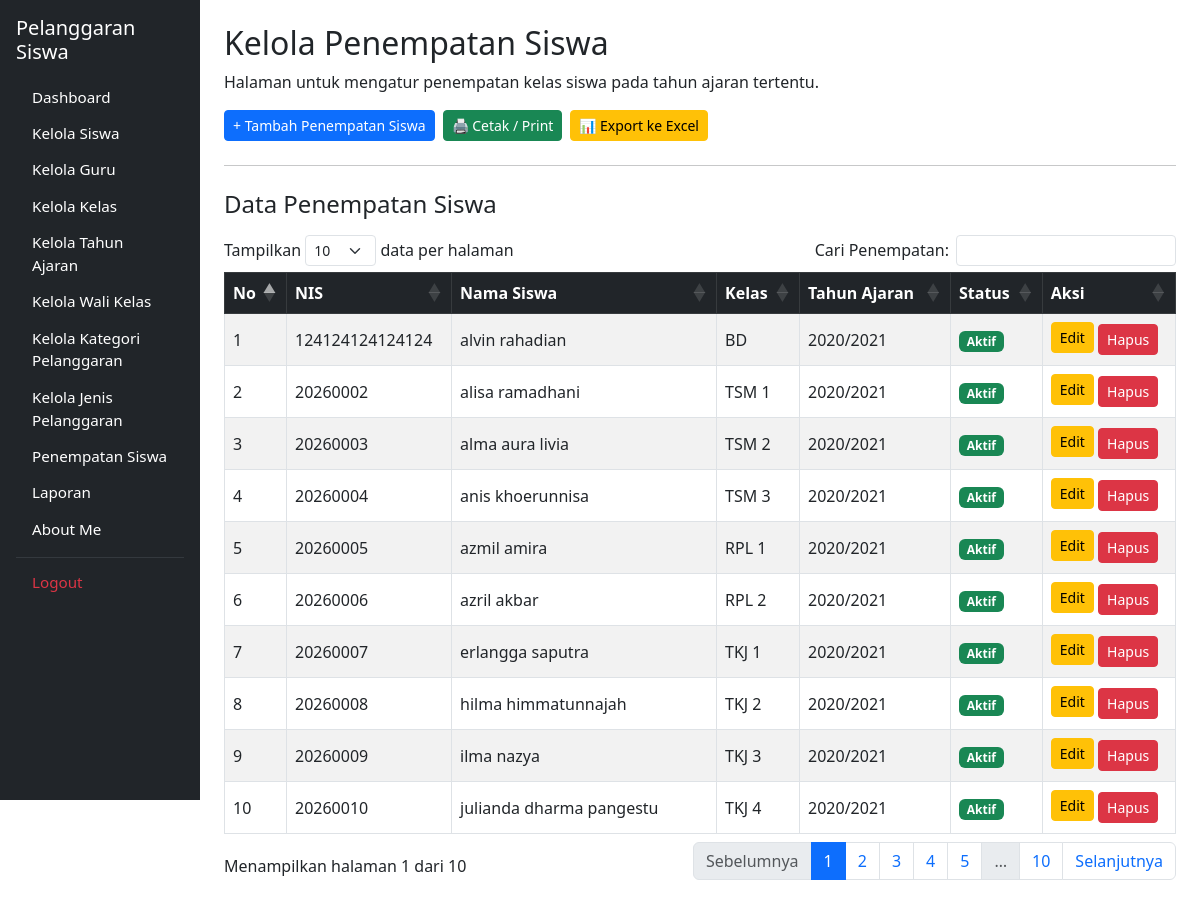
Screenshot of /penempatan_siswa.php (signed in) with the database file from the repository.
### tables this page shows
CREATE TABLE `t_kelas_siswa` (
  `id` int(11) NOT NULL,
  `siswa_id` int(11) DEFAULT NULL,
  `tahun_ajaran_id` int(11) DEFAULT NULL,
  `kelas_id` int(11) DEFAULT NULL,
  `tanggal_mulai` date NOT NULL,
  `tanggal_selesai` date NOT NULL,
  `status_aktif` tinyint(1) NOT NULL,
  `created_at` timestamp NOT NULL DEFAULT current_timestamp(),
  `updated_at` timestamp NOT NULL DEFAULT current_timestamp()
);

CREATE TABLE `t_siswa` (
  `id` int(11) NOT NULL,
  `nis` varchar(30) DEFAULT NULL,
  `nisn` varchar(20) NOT NULL,
  `nama` varchar(150) DEFAULT NULL,
  `jenis_kelamin` char(1) NOT NULL,
  `tanggal_lahir` date NOT NULL,
  `alamat` text NOT NULL,
  `status_aktif` tinyint(1) NOT NULL,
  `created_at` timestamp NOT NULL DEFAULT current_timestamp(),
  `updated_at` timestamp NOT NULL DEFAULT current_timestamp()
);

CREATE TABLE `t_kelas` (
  `id` int(11) NOT NULL,
  `nama` varchar(100) DEFAULT NULL,
  `tingkat` varchar(20) NOT NULL,
  `jurusan` varchar(100) NOT NULL,
  `status_aktif` tinyint(1) NOT NULL,
  `created_at` timestamp NOT NULL DEFAULT current_timestamp(),
  `updated_at` timestamp NOT NULL DEFAULT current_timestamp()
);

CREATE TABLE `t_tahun_ajaran` (
  `id` int(11) NOT NULL,
  `nama` varchar(20) DEFAULT NULL,
  `tanggal_mulai` date NOT NULL,
  `tanggal_selesai` date NOT NULL,
  `status_aktif` tinyint(1) NOT NULL,
  `created_at` timestamp NOT NULL DEFAULT current_timestamp(),
  `updated_at` timestamp NOT NULL DEFAULT current_timestamp()
);

### penempatan_siswa.php (the view, shortened to what this page needs)
<?php
include 'config/koneksi.php';
$sql = "
    SELECT
        ks.id,
        s.nama AS nama_siswa,
        s.nis,
        k.nama AS nama_kelas,
        ta.nama AS tahun_ajaran,
        ks.status_aktif
    FROM t_kelas_siswa ks
    LEFT JOIN t_siswa s ON ks.siswa_id = s.id
    LEFT JOIN t_kelas k ON ks.kelas_id = k.id
    LEFT JOIN t_tahun_ajaran ta ON ks.tahun_ajaran_id = ta.id
    ORDER BY ks.id ASC
";
$query = mysqli_query($koneksi, $sql);
?>
<!DOCTYPE html>
<html lang="id">
<head>
    <link href="https://cdn.jsdelivr.net/npm/bootstrap@5.3.0/dist/css/bootstrap.min.css" rel="stylesheet">
    <link rel="stylesheet" href="https://cdn.datatables.net/1.13.6/css/dataTables.bootstrap5.min.css">
</head>
<body>
<div class="container-fluid">
    <div class="row">
        <div class="col-md-3 col-lg-2 bg-dark p-3 sidebar-sticky">
            <h4 class="text-white mb-3 fs-5">
                Pelanggaran Siswa
            </h4>
            <ul class="nav nav-pills flex-column">
                <li class="nav-item">
                    <a href="dashboard.php" class="nav-link text-white">Dashboard</a>
                </li>
                <li class="nav-item">
                    <a href="kelola_siswa.php" class="nav-link text-white">Kelola Siswa</a>
                </li>
                <li class="nav-item">
                    <a href="kelola_guru.php" class="nav-link text-white">Kelola Guru</a>
                </li>
                <li class="nav-item">
                    <a href="kelola_kelas.php" class="nav-link text-white">Kelola Kelas</a>
                </li>
                <li class="nav-item">
                    <a href="kelola_tahun_ajaran.php" class="nav-link text-white">Kelola Tahun Ajaran</a>
                </li>
                <li class="nav-item">
                    <a href="kelola_wali_kelas.php" class="nav-link text-white">Kelola Wali Kelas</a>
                </li>
                <li class="nav-item">
                    <a href="kelola_kategori_pelanggaran.php" class="nav-link text-white">Kelola Kategori Pelanggaran</a>
                </li>
                <li class="nav-item">
                    <a href="kelola_jenis_pelanggaran.php" class="nav-link text-white">Kelola Jenis Pelanggaran</a>
                </li>
                <li class="nav-item">
                    <a href="penempatan_siswa.php" class="nav-link btn btn-primary text-white text-start">Penempatan Siswa</a>
                </li>
                <li class="nav-item">
                    <a href="pelanggaran.php" class="nav-link text-white">Laporan</a>
                </li>
                <li class="nav-item">
                    <a href="tentang_saya.php" class="nav-link text-white">About Me</a>
                </li>
                <hr class="text-secondary my-2">
                <li class="nav-item">
                    <a href="logout.php" class="nav-link text-danger">Logout</a>
                </li>
            </ul>
        </div>
        <main class="col-md-9 col-lg-10 p-4">
            <h2>Kelola Penempatan Siswa</h2>
            <p>Halaman untuk mengatur penempatan kelas siswa pada tahun ajaran tertentu.</p>
            <div class="mb-3 d-flex gap-2">
                <a href="tambah_penempatan_siswa.php" class="btn btn-primary btn-sm">+ Tambah Penempatan Siswa</a>
                <button onclick="window.print()" class="btn btn-success btn-sm">🖨️ Cetak / Print</button>
                <button onclick="exportExcel()" class="btn btn-warning btn-sm">📊 Export ke Excel</button>
            </div>
            <hr class="my-4">
            <h4 class="mb-3">Data Penempatan Siswa</h4>
            <div class="table-responsive">
                <table id="tabelPenempatanSiswa" class="table table-bordered table-striped align-middle" style="width:100%">
                    <thead class="table-dark">
                        <tr>
                            <th>No</th>
                            <th>NIS</th>
                            <th>Nama Siswa</th>
                            <th>Kelas</th>
                            <th>Tahun Ajaran</th>
                            <th>Status</th>
                            <th>Aksi</th>
                        </tr>
                    </thead>
                    <tbody>
                        <?php
                        if ($query && mysqli_num_rows($query) > 0) {
                            while ($row = mysqli_fetch_assoc($query)) {
                        ?>
                            <tr>
                                <td><?= htmlspecialchars($row['id']); ?></td>
                                <td><?= htmlspecialchars($row['nis'] ?? '-') ?></td>
                                <td><?= htmlspecialchars($row['nama_siswa'] ?? '-') ?></td>
                                <td><?= htmlspecialchars($row['nama_kelas'] ?? '-') ?></td>
                                <td><?= htmlspecialchars($row['tahun_ajaran'] ?? '-') ?></td>
                                <td>
                                    <?php
                                    if (isset($row['status_aktif']) && $row['status_aktif'] == 1) {
                                        echo '<span class="badge bg-success">Aktif</span>';
                                    } else {
                                        echo '<span class="badge bg-danger">Tidak Aktif</span>';
                                    }
                                    ?>
                                </td>
                                <td>
                                    <a href="edit_penempatan_siswa.php?id=<?= (int)$row['id'] ?>" class="btn btn-warning btn-sm mb-1">Edit</a>
                                    <a href="hapus_penempatan_siswa.php?id=<?= (int)$row['id'] ?>"
                                       class="btn btn-danger btn-sm"
                                       onclick="return confirm('Yakin ingin menghapus penempatan siswa ini?')">
                                        Hapus
                                    </a>
                                </td>
                            </tr>
                        <?php
                            }
                        }
                        ?>
                    </tbody>
                </table>
            </div>
        </main>
    </div>
</div>
</body>
</html>

### penempatan_siswa.php (style rules this page uses)
.sidebar-sticky { position: sticky; top: 0; height: 100vh; overflow-y: auto; }
.sidebar-sticky .nav-link { padding-top: 0.35rem !important; padding-bottom: 0.35rem !important; font-size: 0.95rem; }
.sidebar-sticky .nav-item { margin-bottom: 0.15rem !important; }

### rows the page displays
t_kelas_siswa: id "1", siswa.nis "124124124124124", siswa.nama "alvin rahadian", kelas.nama "BD", tahun_ajaran.nama "2020/2021", status_aktif "Aktif"
t_kelas_siswa: id "2", siswa.nis "20260002", siswa.nama "alisa ramadhani", kelas.nama "TSM 1", tahun_ajaran.nama "2020/2021", status_aktif "Aktif"
t_kelas_siswa: id "3", siswa.nis "20260003", siswa.nama "alma aura livia", kelas.nama "TSM 2", tahun_ajaran.nama "2020/2021", status_aktif "Aktif"
t_kelas_siswa: id "4", siswa.nis "20260004", siswa.nama "anis khoerunnisa", kelas.nama "TSM 3", tahun_ajaran.nama "2020/2021", status_aktif "Aktif"
t_kelas_siswa: id "5", siswa.nis "20260005", siswa.nama "azmil amira", kelas.nama "RPL 1", tahun_ajaran.nama "2020/2021", status_aktif "Aktif"
t_kelas_siswa: id "6", siswa.nis "20260006", siswa.nama "azril akbar", kelas.nama "RPL 2", tahun_ajaran.nama "2020/2021", status_aktif "Aktif"
t_kelas_siswa: id "7", siswa.nis "20260007", siswa.nama "erlangga saputra", kelas.nama "TKJ 1", tahun_ajaran.nama "2020/2021", status_aktif "Aktif"
t_kelas_siswa: id "8", siswa.nis "20260008", siswa.nama "hilma himmatunnajah", kelas.nama "TKJ 2", tahun_ajaran.nama "2020/2021", status_aktif "Aktif"
t_kelas_siswa: id "9", siswa.nis "20260009", siswa.nama "ilma nazya", kelas.nama "TKJ 3", tahun_ajaran.nama "2020/2021", status_aktif "Aktif"
t_kelas_siswa: id "10", siswa.nis "20260010", siswa.nama "julianda dharma pangestu", kelas.nama "TKJ 4", tahun_ajaran.nama "2020/2021", status_aktif "Aktif"
